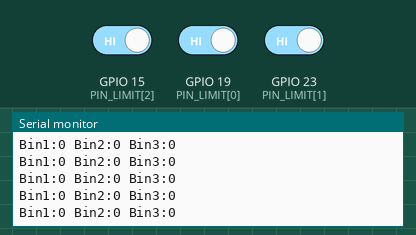
A sketch run on a simulated ESP32. Parts: the last lines printed to the serial monitor. The inputs (shaded band) are chosen by the test bench; at power-on: GPIO 15 (PIN_LIMIT[2]) HIGH, GPIO 19 (PIN_LIMIT[0]) HIGH, GPIO 23 (PIN_LIMIT[1]) HIGH.

Above: at 1.4 s.
1.5 s: GPIO 15 (PIN_LIMIT[2]) driven LOW
At 1.71 s:
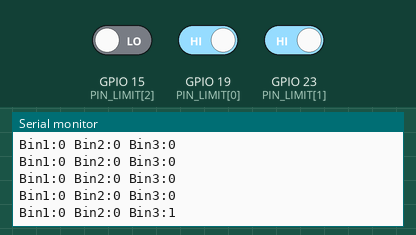
3.0 s: GPIO 19 (PIN_LIMIT[0]) driven LOW
At 3.21 s:
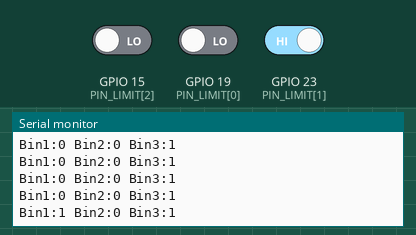
4.5 s: GPIO 23 (PIN_LIMIT[1]) driven LOW
At 4.71 s:
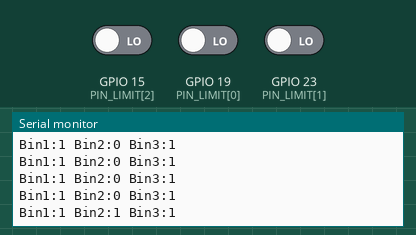
6.0 s: GPIO 15 (PIN_LIMIT[2]) driven HIGH
At 6.21 s:
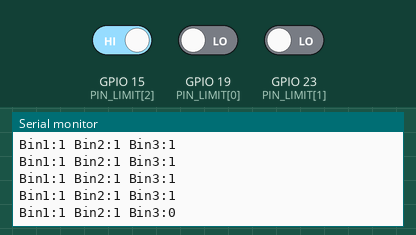
7.5 s: GPIO 19 (PIN_LIMIT[0]) driven HIGH
At 7.71 s:
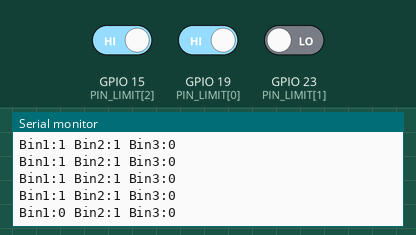

The sketch:

limit_switch_debug.ino
```cpp
/*
 * Limit switch debug (Station pins 19,23,15).
 * Prints states to Serial so you can confirm wiring.
 */
#include <Arduino.h>

const int PIN_LIMIT[3] = {19,23,15};

void setup(){
  Serial.begin(115200);
  for(int i=0;i<3;i++) pinMode(PIN_LIMIT[i], INPUT_PULLUP);
  Serial.println("Limit switch debug: active LOW, press to see 0");
}

void loop(){
  bool l0 = digitalRead(PIN_LIMIT[0])==LOW;
  bool l1 = digitalRead(PIN_LIMIT[1])==LOW;
  bool l2 = digitalRead(PIN_LIMIT[2])==LOW;
  Serial.printf("Bin1:%d Bin2:%d Bin3:%d\n", l0,l1,l2);
  delay(300);
}
```

Measured:
- after the input at 1.5 s, the serial monitor: prints a new line at once (image 1)
- after the input at 3.0 s, the serial monitor: prints a new line at once (image 2)
- after the input at 4.5 s, the serial monitor: prints a new line at once (image 3)
- after the input at 6.0 s, the serial monitor: prints a new line at once (image 4)
- after the input at 7.5 s, the serial monitor: prints a new line at once (image 5)
